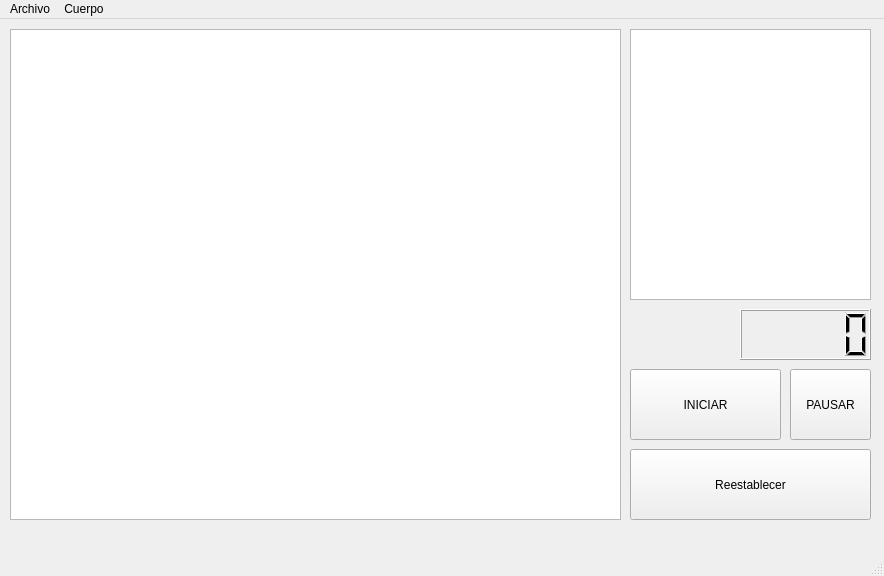
<?xml version="1.0" encoding="UTF-8"?>
<ui version="4.0">
 <class>MainWindow</class>
 <widget class="QMainWindow" name="MainWindow">
  <property name="geometry">
   <rect>
    <x>0</x>
    <y>0</y>
    <width>884</width>
    <height>576</height>
   </rect>
  </property>
  <property name="windowTitle">
   <string>Simulador</string>
  </property>
  <widget class="QWidget" name="centralWidget">
   <widget class="QGraphicsView" name="graphicsView">
    <property name="geometry">
     <rect>
      <x>10</x>
      <y>10</y>
      <width>611</width>
      <height>491</height>
     </rect>
    </property>
   </widget>
   <widget class="QPushButton" name="pushButtonIniciar">
    <property name="geometry">
     <rect>
      <x>630</x>
      <y>350</y>
      <width>151</width>
      <height>71</height>
     </rect>
    </property>
    <property name="text">
     <string>INICIAR</string>
    </property>
   </widget>
   <widget class="QPushButton" name="pushButtonReset">
    <property name="geometry">
     <rect>
      <x>630</x>
      <y>430</y>
      <width>241</width>
      <height>71</height>
     </rect>
    </property>
    <property name="text">
     <string>Reestablecer</string>
    </property>
   </widget>
   <widget class="QPushButton" name="pushButtonPausar">
    <property name="geometry">
     <rect>
      <x>790</x>
      <y>350</y>
      <width>81</width>
      <height>71</height>
     </rect>
    </property>
    <property name="text">
     <string>PAUSAR</string>
    </property>
   </widget>
   <widget class="QLCDNumber" name="lcdNumber">
    <property name="geometry">
     <rect>
      <x>740</x>
      <y>290</y>
      <width>131</width>
      <height>51</height>
     </rect>
    </property>
   </widget>
   <widget class="QTextBrowser" name="textBrowser">
    <property name="geometry">
     <rect>
      <x>630</x>
      <y>10</y>
      <width>241</width>
      <height>271</height>
     </rect>
    </property>
   </widget>
  </widget>
  <widget class="QMenuBar" name="menuBar">
   <property name="geometry">
    <rect>
     <x>0</x>
     <y>0</y>
     <width>884</width>
     <height>19</height>
    </rect>
   </property>
   <widget class="QMenu" name="menuArchivo">
    <property name="title">
     <string>Archivo</string>
    </property>
    <addaction name="actionSalir"/>
   </widget>
   <widget class="QMenu" name="menuCuerpo">
    <property name="title">
     <string>Cuerpo</string>
    </property>
    <addaction name="actionAgregar"/>
   </widget>
   <addaction name="menuArchivo"/>
   <addaction name="menuCuerpo"/>
  </widget>
  <widget class="QStatusBar" name="statusBar"/>
  <action name="actionSalir">
   <property name="text">
    <string>Salir</string>
   </property>
  </action>
  <action name="actionAgregar">
   <property name="text">
    <string>Agregar</string>
   </property>
  </action>
 </widget>
 <layoutdefault spacing="6" margin="11"/>
 <resources/>
 <connections/>
</ui>
